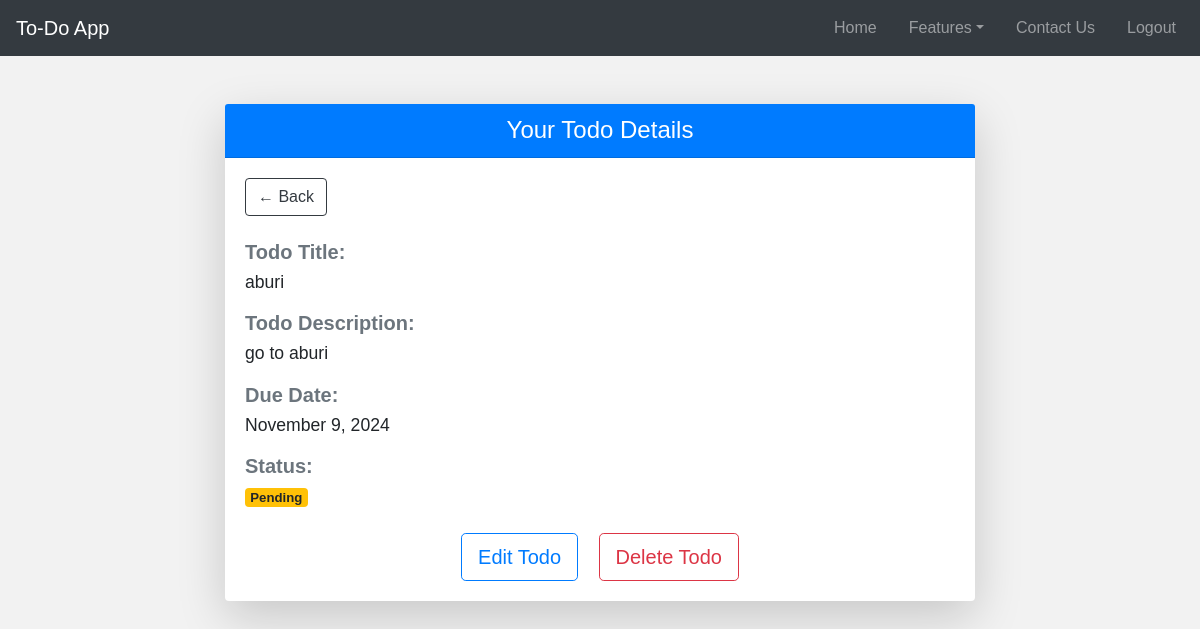
/view_todo_details/8/ (signed in), run on the app's committed database.
### Todo/models.py (models this page shows, shortened)
class Todo(models.Model):
    user = models.ForeignKey(User, on_delete= models.CASCADE)
    title = models.CharField(max_length=100,null=True,blank=True)
    Description = models.TextField(null=True,blank=True)
    due = models.DateTimeField(auto_now_add=True)
    completed = models.BooleanField(default=False,null=True,blank=True)
    class Meta:
        ordering = ['completed']

### Todo/views.py (the view)
# urls.py: path('view_todo_details/<int:pk>/', views.view_todo_details, name='view_todo_details'),
@login_required
def view_todo_details(request,pk):
    details = Todo.objects.filter(user = request.user).get(id=pk)
    context = {'details':details}
    return render(request , 'view_todo_detail.html' , context)

### templates/view_todo_detail.html
{% extends 'main.html' %}
{% load static %}
{% block content %}
<div class="container my-5 todo-details-container">
    <div class="row justify-content-center">
        <div class="col-md-8">
            <div class="card shadow-lg border-0 rounded">
                <div class="card-header text-center bg-primary text-white">
                    <h3>Your Todo Details</h3>
                </div>
                <div class="card-body">
                    <a class="btn btn-outline-dark mb-4" href="{% url 'view_todo' %}">&#x2190; Back</a>
                    <div class="mb-3">
                        <h5 class="font-weight-bold text-secondary">Todo Title:</h5>
                        <p class="left">{{ details.title }}</p>
                    </div>
                    <div class="mb-3">
                        <h5 class="font-weight-bold text-secondary">Todo Description:</h5>
                        <p class="left">{{ details.Description }}</p>
                    </div>
                    <div class="mb-3">
                        <h5 class="font-weight-bold text-secondary">Due Date:</h5>
                        <p class="left">{{ details.due|date:"F j, Y" }}</p>
                    </div>
                    <div class="mb-3">
                        <h5 class="font-weight-bold text-secondary">Status:</h5>
                        <p class="left">
                            {% if details.completed %}
                                <span class="badge badge-success">Completed</span>
                            {% else %}
                                <span class="badge badge-warning">Pending</span>
                            {% endif %}
                        </p>
                    </div>
                    <div class="text-center mt-4">
                        <a href="{% url 'edit_todo' details.id %}" class="btn btn-outline-primary btn-lg mx-2">Edit Todo</a>
                        <a href="{% url 'delete_todo' details.id %}" class="btn btn-outline-danger btn-lg mx-2">Delete Todo</a>
                    </div>
                </div>
            </div>
        </div>
    </div>
</div>
{% endblock %}

### static/css/main.css (style rules this page uses)
html, body { font-family: Arial, sans-serif; height: 100%; margin: 0; background-color: #f2f2f2; }
h3 { text-align: center; font-size: 60px; }
p { text-align: center; font-size: 20px; }
.left { text-align: left !important; font-size: 1.1em; }
.todo-details-container h5 { margin-bottom: 5px; color: #333; }
.todo-details-container .card-header h3 { font-size: 1.5em; margin: 0; }
.container { max-width: 100%; padding: 0 15px; }

### data on the page
Todo: title "aburi", Description "go to aburi", due "November 9, 2024"
